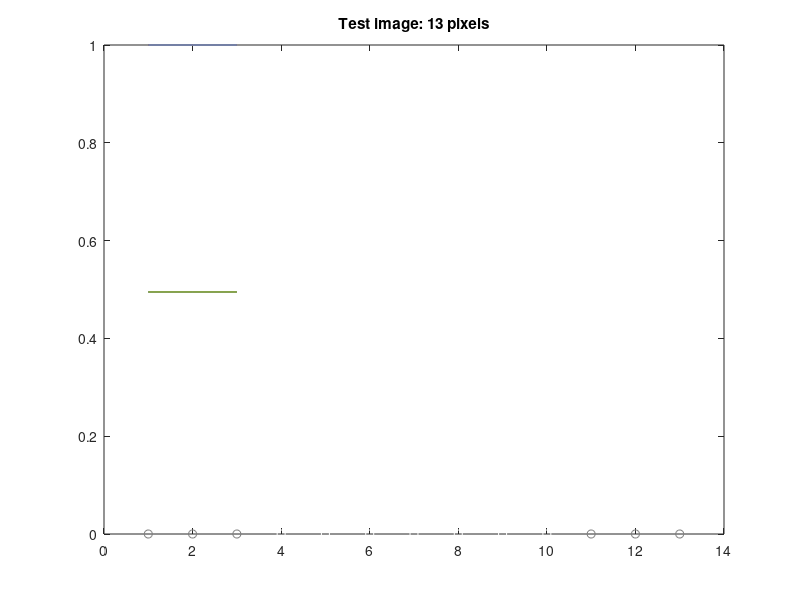

Write MATLAB code to recreate this figure.
A = [50*ones(3,1);100*ones(7,1); 50*ones(3,1)];
c = gray(100);

figure;
for i = 1:13
    plot(i, 0, 'o', 'Color', c(A(i),:), MarkerFaceColor=c(A(i),:));
    set(gca,'Color','k');
    %xlim([1 13]);
    hold on
end
title("Test image: 13 pixels")